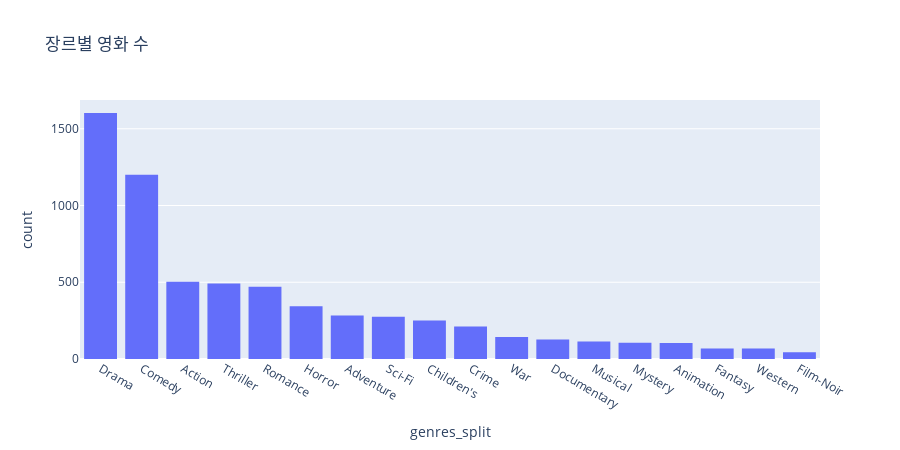

Source (notebook cell):
### Markdown cell above
이제 데이터를 간단히 분석해볼까요?

⭐ 장르별 영화 개수

히스토그램을 그려보겠습니다. 히스토그램을 그릴 때 x축은 genres_split으로 기준을 잡으면 해당 장르별 영화 개수 분포를 그릴 수 있습니다.
- x축: 장르
- y축: 개수

### Code cell
# plotly 버전(로컬 환경 또는 클라우드 노트북 환경에서 실행시켜 주세요!)
import plotly.express as px
px.histogram(movies_exploded, x='genres_split', height=450, title='장르별 영화 수').update_xaxes(categoryorder="total descending")

### Figure 1 — Plotly figure (JSON) as saved in the notebook; plotly's stock layout.template omitted (floating-point values rounded to 4 significant figures; data arrays with more than 128 entries replaced by an {"elided": "..."} marker saying what was removed)
{"data": [{"alignmentgroup": "True", "bingroup": "x", "hovertemplate": "genres_split=%{x}<br>count=%{y}<extra></extra>", "legendgroup": "", "marker": {"color": "#636efa", "pattern": {"shape": ""}}, "name": "", "offsetgroup": "", "orientation": "v", "showlegend": false, "type": "histogram", "x": {"elided": "6408 str values"}, "xaxis": "x", "yaxis": "y"}], "layout": {"barmode": "relative", "height": 450, "legend": {"tracegroupgap": 0}, "title": {"text": "장르별 영화 수"}, "xaxis": {"anchor": "y", "categoryorder": "total descending", "domain": [0, 1], "title": {"text": "genres_split"}}, "yaxis": {"anchor": "x", "domain": [0, 1], "title": {"text": "count"}}}}
